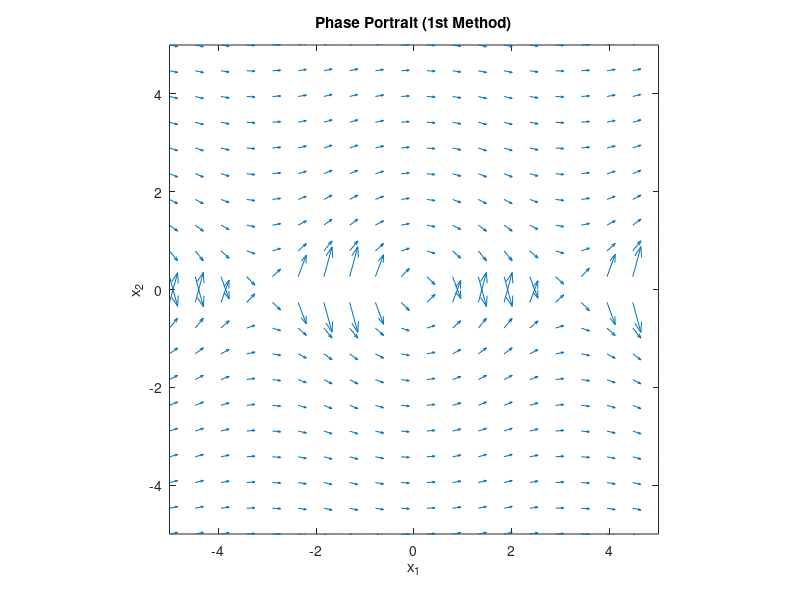
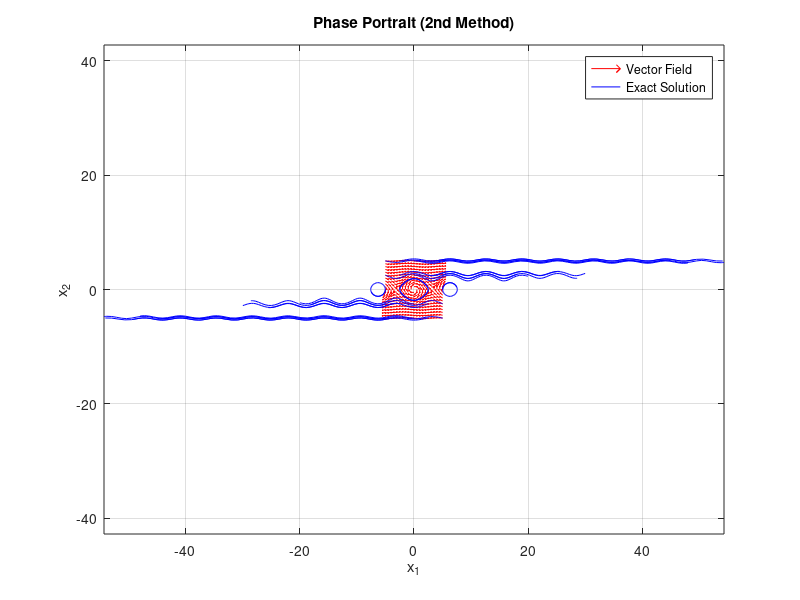

The MATLAB source for these figures, in order:
%% AME-552

% Class exercise: Lecture 2

% Draw a phase portrait of the following system:
% dx1 = x2
% dx2 = -sin(x1)

%% Clear

clear, clc, close all;

%% First Method

x1_space = linspace(-5, 5, 20);
x2_space = linspace(-5, 5, 20);

[Y, X] = meshgrid(x1_space, x2_space);
U = zeros(length(x1_space));
V = zeros(length(x1_space));

for i = 1: length(x1_space)

    for j = 1: length(x2_space)
    
        x1 = x1_space(i);
        x2 = x2_space(j);

        % Slope
        S = -sin(x1)/x2;

        U(i, j) = 1;
        V(i, j) = S;

    end

end

% Plot vector field
figure;
quiver(X, Y, U, V);
axis equal;
xlim([-5 5]);
ylim([-5 5]);
xlabel('x_1');
ylabel('x_2');
title('Phase Portrait (1st Method)');

%% Second Method

% Define the system
f = @(x1, x2) x2;                 
g = @(x1, x2) -sin(x1);

% Define the grid
[x1, x2] = meshgrid(-5: 0.5: 5, -5: 0.5: 5);

% Calculate vector field
dx1 = f(x1, x2);
dx2 = g(x1, x2);

% Normalize the vector field for better visualization
magnitude = sqrt(dx1.^2 + dx2.^2);
dx1 = dx1 ./ magnitude;
dx2 = dx2 ./ magnitude;

% Plot the vector field
figure;
quiver(x1, x2, dx1, dx2, 'r');    % Quiver plot
hold on;

% Plot trajectories using ode45
for x0 = -5:2.5:5                 % Initial conditions
    for y0 = -5:2.5:5
        [T, Y] = ode45(@(t, y) [f(y(1), y(2)); g(y(1), y(2))], [0, 10], [x0, y0]);
        plot(Y(:,1), Y(:,2), 'b'); % Trajectories
    end
end

% Label the axes
xlabel('x_1');
ylabel('x_2');
title('Phase Portrait (2nd Method)');
legend('Vector Field', 'Exact Solution');
axis equal;
grid on;
hold off;
